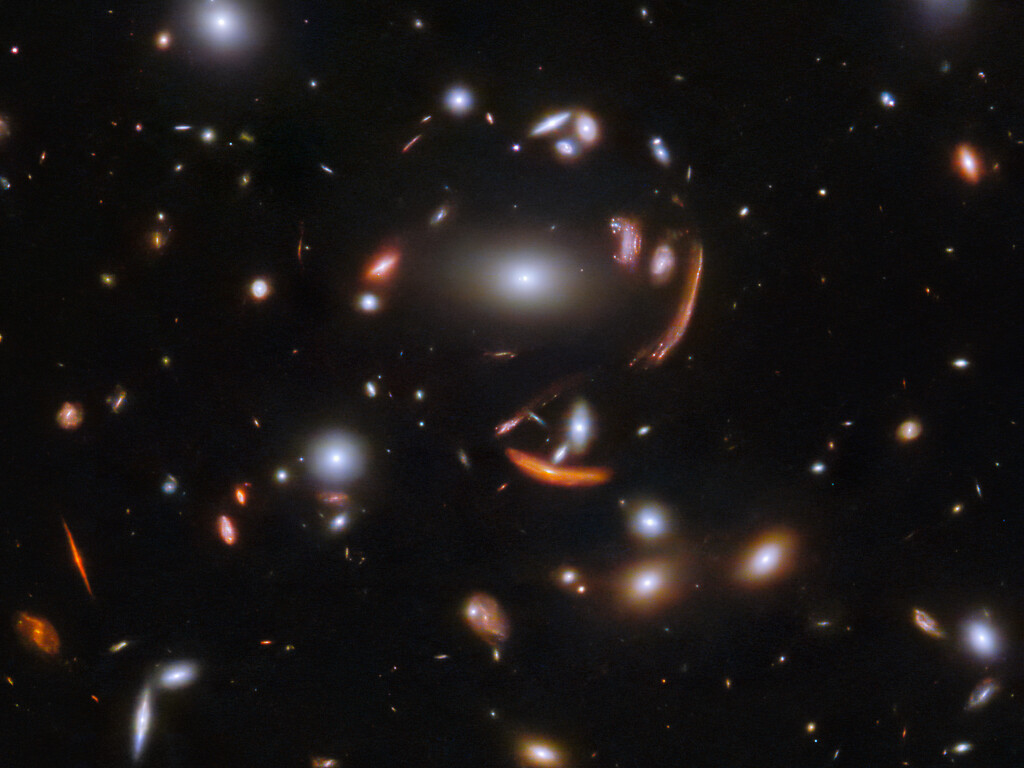
%> input picture +linalg/JamesWebb_Galactic_Gathering.jpg, 1024 x 768 px
$ octave --eval "result = img_to_points('JamesWebb_Galactic_Gathering.jpg');"   (GNU Octave 9; MATLAB toolbox functions it lacks are replaced by stand-ins)
%> lines starting %> are read from the running program, lines starting %| are printed output that depends on the picture; in (x1, y1, x2, y2) boxes, pixels count from 0 and x2, y2 are one past the last pixel; in counts of white or black regions, pixels touching at a corner belong together; the program's own positions count from 1
function blackPixelCoords = img_to_points(imagePath, invertColors)
%> called with imagePath = 'JamesWebb_Galactic_Gathering.jpg'
    % Default horizontal shearing if not provided
    if nargin < 2
        invertColors = false;
    end

    % Read the image
    img = imread(imagePath);
%> img is the input picture: size 768x1024x3 uint8; mean R, G, B 25.4, 21.7, 21.1

    % If the image is colored, convert it to grayscale
    if size(img, 3) == 3
        grayImg = rgb2gray(img);
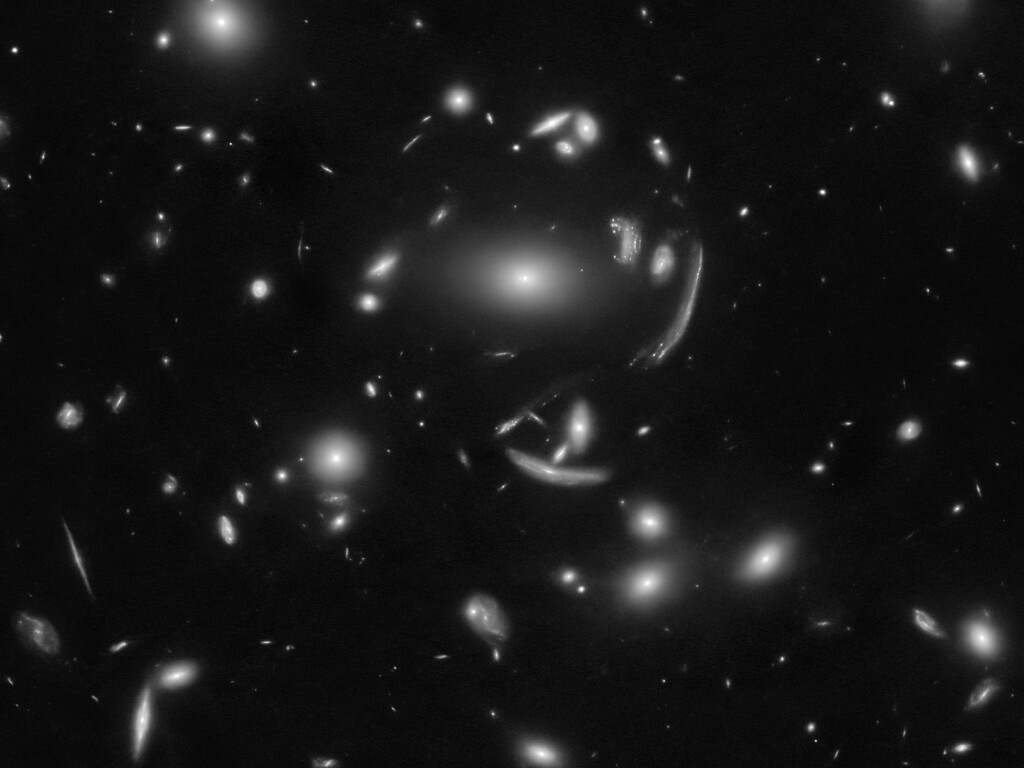
%> grayImg: size 768x1024 uint8; min 3, max 255, mean 22.8
    else
        grayImg = img;
    end

    % Convert the grayscale image to black and white (binary image)
    bwImg = imbinarize(grayImg);
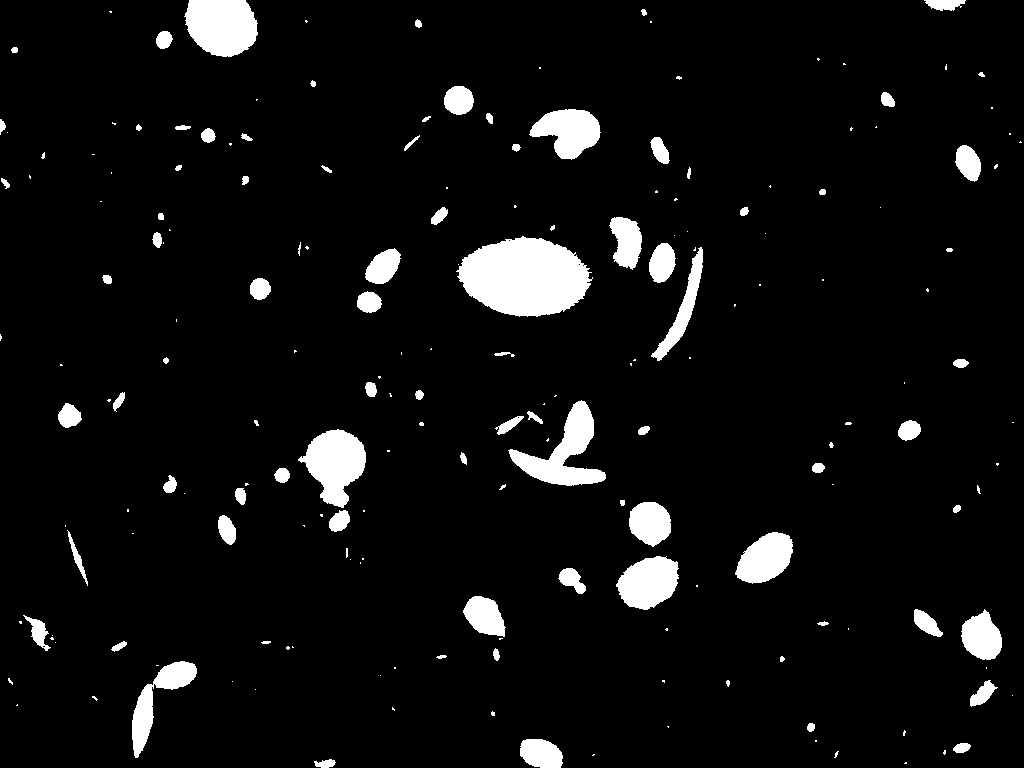
%> bwImg: size 768x1024 logical; 5.9% white; 196 white regions (105 under 20 px), largest, box (x1, y1, x2, y2) and area: (456, 236, 593, 317) 7952, (184, 0, 258, 57) 3381, (508, 400, 606, 486) 3211

    % Optionally invert the black and white image based on the user's choice
    if invertColors
        bwImg = ~bwImg;  % Invert the binary image (0 becomes 1, 1 becomes 0)
    end

    % Resize the image to 216x384 pixels
    resizedImg = imresize(bwImg, [216, 384]);  % [height, width]
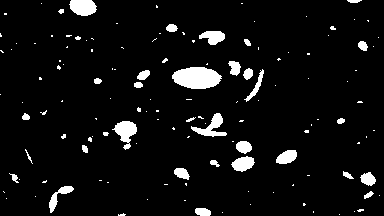
%> resizedImg: size 216x384 logical; 6% white; 134 white regions (101 under 20 px), largest, box (x1, y1, x2, y2) and area: (172, 67, 222, 89) 840, (112, 121, 137, 150) 367, (69, 0, 97, 16) 356

    % Find the indices of black pixels (which are 0 in a binary image)
    [row, col] = find(resizedImg == 0);
%> row = 77987 values from 1 to 216; col = 77987 values from 1 to 384

    % Invert the row indices (flip y-axis) to match Cartesian coordinates
    row = size(resizedImg, 1) - row + 1;

    % Combine column and row indices into coordinate pairs
    blackPixelCoords = [col, row];  % x corresponds to columns, y to rows
end

$ run again, on +linalg/Leop.png
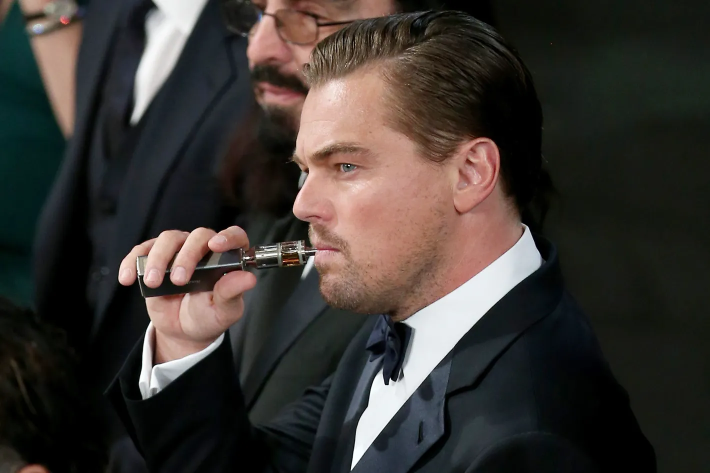
%> input picture +linalg/Leop.png, 1420 x 946 px (shown at 1/2 size)
%> in img_to_points, img is the input picture: size 946x1420x3 uint8; mean R, G, B 59.1, 54.1, 50.2
%> in img_to_points, `bwImg = imbinarize(grayImg);`:
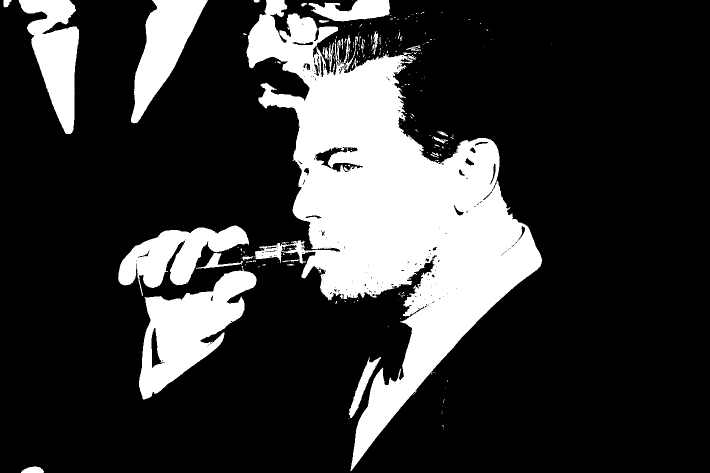
%> bwImg: size 946x1420 logical (shown at 1/2 size); 21.6% white; 252 white regions (216 under 20 px), largest, box (x1, y1, x2, y2) and area: (493, 0, 1084, 942) 201115, (278, 532, 513, 799) 28127, (37, 0, 158, 268) 17034
%> in img_to_points, `resizedImg = imresize(bwImg, [216, 384]);`:
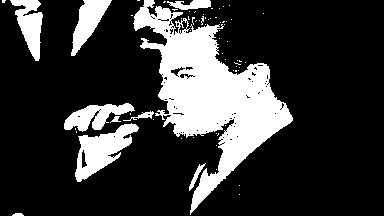
%> resizedImg: size 216x384 logical; 21.6% white; 67 white regions (57 under 20 px), largest, box (x1, y1, x2, y2) and area: (133, 0, 293, 215) 12373, (75, 123, 139, 182) 1733, (10, 0, 43, 61) 1044
%> row = 65044 values from 1 to 216; col = 65044 values from 1 to 384
